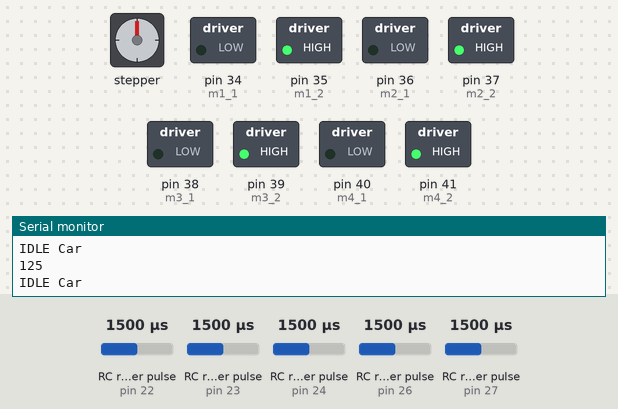
Bench run of a sketch on a simulated Arduino Mega 2560, built with avr-gcc and run on an emulated ATmega2560. Shown: stepper motor, switched loads named in the sketch (green lamp = pin HIGH), the last lines printed to the serial monitor. Wiring (inferred from the names in the program): 5 × RC receiver channel: data pin 22 / data pin 23 / data pin 24 / data pin 26 / data pin 27; stepper motor (200 steps per turn assumed): coils pin 2, pin 3, pin 4, pin 5. The inputs (shaded band) are chosen by the test bench; at power-on: RC receiver pulse (sensors on pin 22, pin 23, pin 26, pin 24, pin 27) 1500 µs. Pins used as bus, display or sensor lines are not drawn.

Above: at 1.2 s.
1.3 s: RC receiver pulse (sensor on pin 22) set to 1402 µs
2.8 s: RC receiver pulse (sensor on pin 22) set to 1387 µs
At 3.2 s:
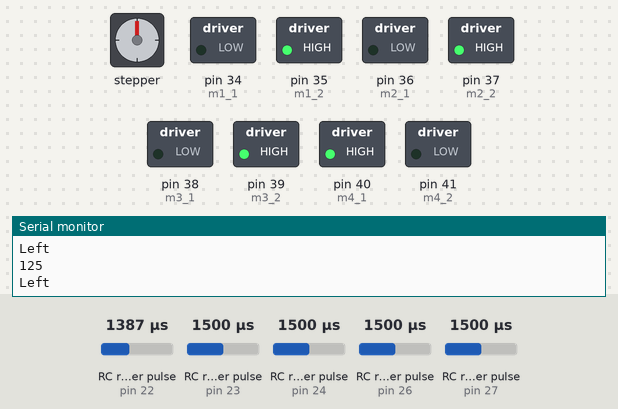
4.3 s: RC receiver pulse (sensor on pin 23) set to 1412 µs
5.8 s: RC receiver pulse (sensor on pin 23) set to 1383 µs
At 6.7 s:
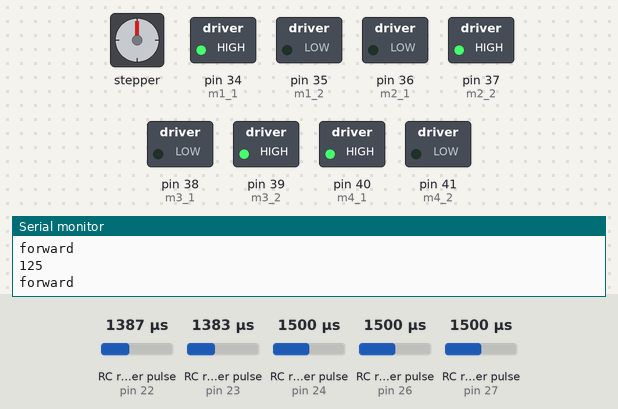
7.3 s: RC receiver pulse (sensor on pin 26) set to 1586 µs
8.8 s: RC receiver pulse (sensor on pin 26) set to 1607 µs
At 9.6 s:
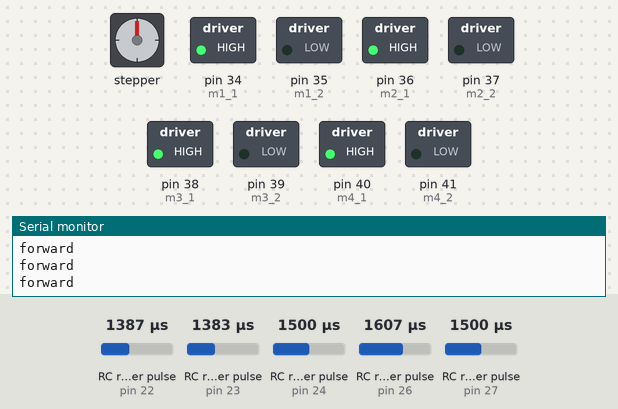
Timing chart, 0 to 11.3 s (numbered marks = the images above; inputs shaded):
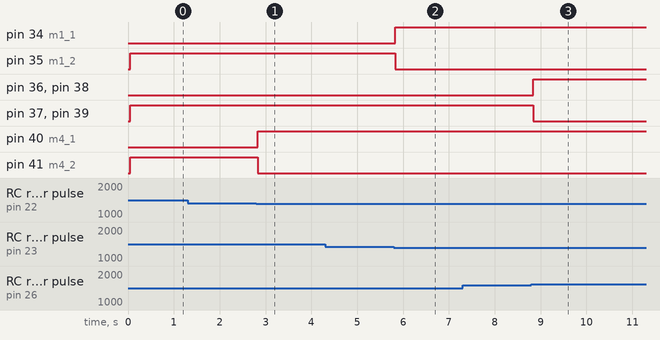

The sketch:

ControlTest1.ino
```cpp
#include "configpin.h"
#include "configremote.h"
#include "motor.h"
int CH1 = 0;
int CH2 = 0;
int CH3 = 0;
int CH4 = 0;
int CH5 = 0;
int CH6 = 0;
int CH7 = 0;
int CH8 = 0;
int CH9 = 0;
void setup() {
  intital();
  Serial.begin(115200);

}
byte command = 0;
void loop() {

  CH5 =  pulseIn(ch5, HIGH);
  CH6 =  pulseIn(ch6, HIGH);


  if (CH5 <= MID + Error &&  CH6 <= MID + Error ) {
    command = 1;
    //Serial.println("mode 1");
  } else if (CH5 <= MID + Error &&  CH6 >= MID + Error) {
    command  = 2;
    //Serial.println("mode 2");
  }
  else if (CH5 >= MID + Error &&  CH6 <= MID + Error) {
    command  = 3;
    // Serial.println("mode 3");
  }
  else if (CH5 >= MID + Error &&  CH6 >= MID + Error) {
    command  = 4;
    //  Serial.println("mode 4");
  }


  switch (command) {
    case 1  : {
        CH1 =  pulseIn(ch1, HIGH);
        CH2 =  pulseIn(ch2, HIGH);
        CH3 =  pulseIn(ch3, HIGH);
        int  val = map(CH3, MAXCH3, MINCH3, 0, 255);
        Serial.println(val);
        if ((CH2 <= MIDCH2 + Error ) && (CH2 >= MIDCH2 - Error) && (CH1 <= MIDCH1 + Error ) && (CH1 >= MIDCH1 - Error)  ) {
          Serial.println("IDLE Car ");
          motor_1Go(CCW, 0);
          motor_2Go(CCW, 0);
          motor_3Go(CCW, 0);
          motor_4Go(CCW, 0);
        }

        else if ((CH2 >= MIDCH2 + Error)) {
          Serial.println("reward");
          //motor_1Go(CCW, val);
          motor_1Go(CCW, val);
          motor_4Go(CCW, val);
        }  else if ((CH2 <= MIDCH2 - Error)) {
          Serial.println("forward");
          //   motor_1Go(CW, val);
          motor_1Go(CW, val);
          motor_4Go(CW, val);
        }
        else if ((CH1 >= MIDCH1 + Error)) {
          Serial.println("Right");
          //  motor_1Go(CCW, val);
          motor_1Go(CW, val);
          motor_4Go(CCW, val);
        }  else if ((CH1 <= MIDCH1 - Error)) {
          Serial.println("Left");
          //    motor_1Go(CW, val);
          motor_1Go(CCW, val);
          motor_4Go(CW, val);
        }

        break;
      }
    case 2 : {
        CH2 =  pulseIn(ch2, HIGH);
        if ((CH2 <= MIDCH2 + Error ) && (CH2 >= MIDCH2 - Error)) {
          motor_1Go(CW, 0);
          motor_2Go(CW, 0);
          motor_3Go(CW, 0);
          motor_4Go(CW, 0);
        }

        else if ((CH2 >= MIDCH2 + Error)) {
          Serial.println("reward");
          motor_1Go(CCW, 255);
          motor_2Go(CCW, 255);
          motor_3Go(CCW, 255);
          motor_4Go(CCW, 255);

        }  else if ((CH2 <= MIDCH2 - Error)) {
          Serial.println("forward");
          motor_1Go(CW, 255);
          motor_2Go(CW, 255);
          motor_3Go(CW, 255);
          motor_4Go(CW, 255);
        }

        break;
      }
    case 3 : {
        CH2 =  pulseIn(ch2, HIGH);
        if ((CH2 <= MIDCH2 + Error ) && (CH2 >= MIDCH2 - Error)) {

          motor_2Go(CW, 0);
          motor_3Go(CW, 0);
        }

        else if ((CH2 >= MIDCH2 + Error)) {
          Serial.println("reward");
          motor_2Go(CCW, 255);
          motor_3Go(CCW, 255);

        }  else if ((CH2 <= MIDCH2 - Error)) {
          Serial.println("forward");
          motor_2Go(CW, 255);
          motor_3Go(CW, 255);

        }


        break;
      }
    case 4: {
        /*Debug*/
        CH1 =  pulseIn(ch1, HIGH);
        CH2 =  pulseIn(ch2, HIGH);
        CH3 =  pulseIn(ch3, HIGH);
        CH4 =  pulseIn(ch4, HIGH);
        CH5 =  pulseIn(ch5, HIGH);
        CH6 =  pulseIn(ch6, HIGH);
        CH7 =  pulseIn(ch7, HIGH);
        CH8 =  pulseIn(ch8, HIGH);
        CH9 =  pulseIn(ch9, HIGH);
        Serial.print(CH1);
        Serial.print("\t");
        Serial.print(CH2);
        Serial.print("\t");
        Serial.print(CH3);
        Serial.print("\t");
        Serial.print(CH4);
        Serial.print("\t");
        Serial.print(CH5);
        Serial.print("\t");
        Serial.print(CH6);
        Serial.print("\t");
        Serial.print(CH7);
        Serial.print("\t");
        Serial.println(CH8);

        break;
      }

    default :
      Serial.println("error");
      break;
  }


}
```

motor.h
```cpp
#define CW 1
#define CCW 0


void motor_1Go(byte x, byte speeds) {
  if (x == 1) {
    digitalWrite(m1_1, 1);
    digitalWrite(m1_2, 0);
    analogWrite(pwm1, speeds);

  } else {
    digitalWrite(m1_1, 0);
    digitalWrite(m1_2, 1);
    analogWrite(pwm1, speeds);
  }

}


void motor_2Go(byte x, byte speeds) {
  if (x == 1) {
    digitalWrite(m2_1, 1);
    digitalWrite(m2_2, 0);
    analogWrite(pwm2, speeds);

  } else {
    digitalWrite(m2_1, 0);
    digitalWrite(m2_2, 1);
    analogWrite(pwm2, speeds);
  }

}


void motor_3Go(byte x, byte speeds) {
  if (x == 1) {
    digitalWrite(m3_1, 1);
    digitalWrite(m3_2, 0);
    analogWrite(pwm3, speeds);

  } else {
    digitalWrite(m3_1, 0);
    digitalWrite(m3_2, 1);
    analogWrite(pwm3, speeds);
  }

}


void motor_4Go(byte x, byte speeds) {
  if (x == 1) {
    digitalWrite(m4_1, 1);
    digitalWrite(m4_2, 0);
    analogWrite(pwm4, speeds);

  } else {
    digitalWrite(m4_1, 0);
    digitalWrite(m4_2, 1);
    analogWrite(pwm4, speeds);
  }

}


int previous = 0;
void motorarm_1Go(int  speeds) { // stepping motor
 analogWrite(pwm1,255);
 analogWrite(pwm2,255);
  StepperOne.step(speeds - previous);
  previous = speeds;

}


void motorarm_2Go(int  speeds) {

}
```

configpin.h
```cpp
#define ch1  22
#define ch2 23
#define ch3  24
#define ch4  25

#define ch5 26
#define ch6 27
#define ch7  28
#define ch8  29
#define ch9  30
#define ch10  31

#define m1_1 34
#define m1_2 35
#define pwm1 2

#define m2_1 36
#define m2_2 37
#define pwm2 3

#define m3_1 38
#define m3_2 39
#define pwm3 4

#define m4_1 40
#define m4_2 41
#define pwm4 5

#define m5_1 42
#define m5_2 43
#define pwm5 6

#define m6_1 44
#define m6_2 45
#define pwm6 7

#define m7_1 46
#define m7_2 47
#define pwm7 8

#define m8_1 48
#define m8_2 49
#define pwm8 9

#define m9_1 50
#define m9_2 51
#define pwm9 10

#define m10_1 52
#define m10_2 53
#define pwm10 11


const int stepsPerRevolution = 200;  // change this to fit the number of steps per revolution
#include <Stepper.h>

Stepper StepperOne(stepsPerRevolution, 34, 35, 36, 37);


void intital() {
  pinMode(m1_1, OUTPUT);
  pinMode(m1_2, OUTPUT);
  pinMode(pwm1, OUTPUT);
  pinMode(m2_1, OUTPUT);
  pinMode(m2_2, OUTPUT);
  pinMode(pwm2, OUTPUT);
  pinMode(m3_1, OUTPUT);
  pinMode(m3_2, OUTPUT);
  pinMode(pwm3, OUTPUT);
  pinMode(m4_1, OUTPUT);
  pinMode(m4_2, OUTPUT);
  pinMode(pwm4, OUTPUT);
  StepperOne.setSpeed(30);
  //  pinMode(m5_1, OUTPUT);
  //  pinMode(m5_2, OUTPUT);
  //  pinMode(pwm5, OUTPUT);
  //  pinMode(m6_1, OUTPUT);
  //  pinMode(m6_2, OUTPUT);
  //  pinMode(pwm6, OUTPUT);
  //  pinMode(m7_1, OUTPUT);
  //  pinMode(m7_2, OUTPUT);
  //  pinMode(pwm7, OUTPUT);
  //  pinMode(m8_1, OUTPUT);
  //  pinMode(m8_2, OUTPUT);
  //  pinMode(pwm8, OUTPUT);
  //  pinMode(m9_1, OUTPUT);
  //  pinMode(m9_2, OUTPUT);
  //  pinMode(pwm9, OUTPUT);
  //  pinMode(m10_1, OUTPUT);
  //  pinMode(m10_2, OUTPUT);
  //  pinMode(pwm10, OUTPUT);


}
```

configremote.h
```cpp
#define MAX  1920
#define MID  1495
#define MIN  1080

#define MAXCH1  1920
#define MIDCH1  1495
#define MINCH1  1080

#define MAXCH2  1920
#define MIDCH2  1495
#define MINCH2  1080

#define MAXCH3  1910
#define MINCH3  1080

#define MAXCH4  1910
#define MIDCH4  1490
#define MINCH4  1080

#define Error   100
```

Measured:
- the behaviour switches between 1394 and 1393 µs on RC receiver pulse (sensor on pin 22) (found by bisection; images 0 and 1)
- the behaviour switches between 1395 and 1394 µs on RC receiver pulse (sensor on pin 23) (found by bisection; images 1 and 2)
- the behaviour switches between 1594 and 1595 µs on RC receiver pulse (sensor on pin 26) (found by bisection; images 2 and 3)
- after the input at 2.8 s, pin 40 (m4_1): LOW → HIGH at once; pin 41 (m4_2): HIGH → LOW at once
- after the input at 5.8 s, pin 34 (m1_1): LOW → HIGH at once; pin 35 (m1_2): HIGH → LOW at once
- after the input at 8.8 s, pin 36 (m2_1), pin 38 (m3_1): LOW → HIGH at once; pin 37 (m2_2), pin 39 (m3_2): HIGH → LOW at once
